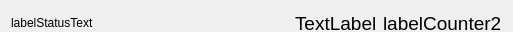
<?xml version="1.0" encoding="UTF-8"?>
<ui version="4.0">
 <class>LogStatusBar</class>
 <widget class="QWidget" name="LogStatusBar">
  <property name="geometry">
   <rect>
    <x>0</x>
    <y>0</y>
    <width>513</width>
    <height>32</height>
   </rect>
  </property>
  <property name="sizePolicy">
   <sizepolicy hsizetype="Preferred" vsizetype="Fixed">
    <horstretch>0</horstretch>
    <verstretch>0</verstretch>
   </sizepolicy>
  </property>
  <property name="minimumSize">
   <size>
    <width>0</width>
    <height>32</height>
   </size>
  </property>
  <property name="maximumSize">
   <size>
    <width>16777215</width>
    <height>32</height>
   </size>
  </property>
  <property name="sizeIncrement">
   <size>
    <width>0</width>
    <height>0</height>
   </size>
  </property>
  <property name="windowTitle">
   <string>StatusBar</string>
  </property>
  <layout class="QHBoxLayout" name="horizontalLayout">
   <item>
    <widget class="QLabel" name="labelStatusText">
     <property name="sizePolicy">
      <sizepolicy hsizetype="Preferred" vsizetype="Fixed">
       <horstretch>4</horstretch>
       <verstretch>0</verstretch>
      </sizepolicy>
     </property>
     <property name="minimumSize">
      <size>
       <width>84</width>
       <height>24</height>
      </size>
     </property>
     <property name="maximumSize">
      <size>
       <width>16777215</width>
       <height>24</height>
      </size>
     </property>
     <property name="sizeIncrement">
      <size>
       <width>0</width>
       <height>0</height>
      </size>
     </property>
     <property name="text">
      <string>labelStatusText</string>
     </property>
    </widget>
   </item>
   <item>
    <widget class="QLabel" name="labelCounter1">
     <property name="sizePolicy">
      <sizepolicy hsizetype="Preferred" vsizetype="Fixed">
       <horstretch>0</horstretch>
       <verstretch>0</verstretch>
      </sizepolicy>
     </property>
     <property name="minimumSize">
      <size>
       <width>24</width>
       <height>24</height>
      </size>
     </property>
     <property name="maximumSize">
      <size>
       <width>16777215</width>
       <height>24</height>
      </size>
     </property>
     <property name="sizeIncrement">
      <size>
       <width>0</width>
       <height>0</height>
      </size>
     </property>
     <property name="font">
      <font>
       <pointsize>14</pointsize>
      </font>
     </property>
     <property name="text">
      <string>TextLabel</string>
     </property>
    </widget>
   </item>
   <item>
    <widget class="QLabel" name="labelCounter2">
     <property name="sizePolicy">
      <sizepolicy hsizetype="Preferred" vsizetype="Fixed">
       <horstretch>0</horstretch>
       <verstretch>0</verstretch>
      </sizepolicy>
     </property>
     <property name="minimumSize">
      <size>
       <width>24</width>
       <height>24</height>
      </size>
     </property>
     <property name="maximumSize">
      <size>
       <width>16777215</width>
       <height>24</height>
      </size>
     </property>
     <property name="sizeIncrement">
      <size>
       <width>0</width>
       <height>0</height>
      </size>
     </property>
     <property name="font">
      <font>
       <pointsize>14</pointsize>
      </font>
     </property>
     <property name="text">
      <string>labelCounter2</string>
     </property>
    </widget>
   </item>
  </layout>
 </widget>
 <resources/>
 <connections/>
</ui>
